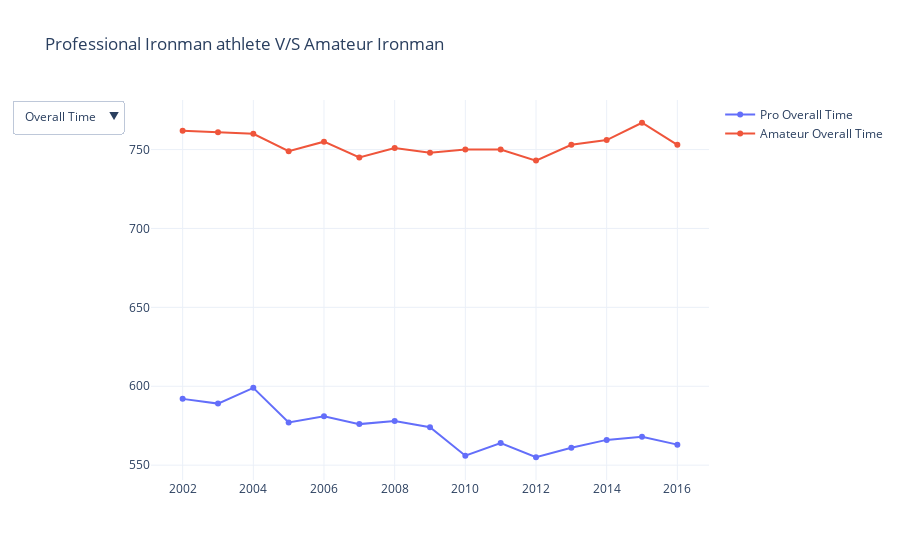

Here is the notebook cell this chart was saved with:
### Code cell
# Prettify
# title, color, legend title, size, comments, hoverinfo, themes, x-axis and y-axis

# prepare data
years = []
swimTimePro = []
bikeTimePro = []
runTimePro = []
overallTimePro = []

for year, group in proRacers.groupby("Year"):
    years.append(year)
    swimTimePro.append(int(group.aggregate({"swim": "mean"})))
    bikeTimePro.append(int(group.aggregate({"bike": "mean"})))
    runTimePro.append(int(group.aggregate({"run": "mean"})))
    overallTimePro.append(int(group.aggregate({"overall": "mean"})))

swimTimeNonPro = []
bikeTimeNonPro = []
runTimeNonPro = []
overallTimeNonPro = []

for year, group in amateurRacers.groupby("Year"):
    swimTimeNonPro.append(int(group.aggregate({"swim": "mean"})))
    bikeTimeNonPro.append(int(group.aggregate({"bike": "mean"})))
    runTimeNonPro.append(int(group.aggregate({"run": "mean"})))
    overallTimeNonPro.append(int(group.aggregate({"overall": "mean"})))


line1 = PlotTemplate(years, overallTimePro, "Pro Overall Time", visible=True)
line2 = PlotTemplate(years, overallTimeNonPro, "Amateur Overall Time", visible=True)
line3 = PlotTemplate(years, swimTimePro, "Pro Swim Time")
line4 = PlotTemplate(years, swimTimeNonPro, "Amateur Swim Time")
line5 = PlotTemplate(years, bikeTimePro, "Pro Bike Time")
line6 = PlotTemplate(years, bikeTimeNonPro, "Amateur Bike Time")
line7 = PlotTemplate(years, runTimePro, "Pro Run Time")
line8 = PlotTemplate(years, runTimeNonPro, "Amateur Run Time")

proVsAmateur = plotMaker(
    [line1, line2, line3, line4, line5, line6, line7, line8],
    "Professional Ironman athlete V/S Amateur Ironman",
    "line",
    ["Overall Time", "Swim Time", "Bike Time", "Run Time"],
    2,
)
iplot(proVsAmateur)

# SPECIFY LESS IS BETTER

### Figure 1 — Plotly figure (JSON) as saved in the notebook; plotly's stock layout.template omitted (floating-point values rounded to 4 significant figures)
{"data": [{"name": "Pro Overall Time", "type": "scatter", "visible": true, "x": [2002, 2003, 2004, 2005, 2006, 2007, 2008, 2009, 2010, 2011, 2012, 2013, 2014, 2015, 2016], "y": [592, 589, 599, 577, 581, 576, 578, 574, 556, 564, 555, 561, 566, 568, 563]}, {"name": "Amateur Overall Time", "type": "scatter", "visible": true, "x": [2002, 2003, 2004, 2005, 2006, 2007, 2008, 2009, 2010, 2011, 2012, 2013, 2014, 2015, 2016], "y": [762, 761, 760, 749, 755, 745, 751, 748, 750, 750, 743, 753, 756, 767, 753]}, {"name": "Pro Swim Time", "type": "scatter", "visible": false, "x": [2002, 2003, 2004, 2005, 2006, 2007, 2008, 2009, 2010, 2011, 2012, 2013, 2014, 2015, 2016], "y": [60, 56, 57, 56, 58, 57, 58, 56, 55, 55, 55, 54, 56, 55, 57]}, {"name": "Amateur Swim Time", "type": "scatter", "visible": false, "x": [2002, 2003, 2004, 2005, 2006, 2007, 2008, 2009, 2010, 2011, 2012, 2013, 2014, 2015, 2016], "y": [77, 74, 75, 74, 76, 75, 77, 77, 76, 75, 78, 75, 74, 77, 77]}, {"name": "Pro Bike Time", "type": "scatter", "visible": false, "x": [2002, 2003, 2004, 2005, 2006, 2007, 2008, 2009, 2010, 2011, 2012, 2013, 2014, 2015, 2016], "y": [311, 309, 325, 305, 311, 309, 307, 305, 302, 301, 295, 301, 304, 304, 302]}, {"name": "Amateur Bike Time", "type": "scatter", "visible": false, "x": [2002, 2003, 2004, 2005, 2006, 2007, 2008, 2009, 2010, 2011, 2012, 2013, 2014, 2015, 2016], "y": [374, 375, 379, 370, 379, 376, 374, 371, 372, 376, 371, 376, 380, 381, 378]}, {"name": "Pro Run Time", "type": "scatter", "visible": false, "x": [2002, 2003, 2004, 2005, 2006, 2007, 2008, 2009, 2010, 2011, 2012, 2013, 2014, 2015, 2016], "y": [213, 217, 210, 210, 207, 204, 206, 207, 198, 201, 199, 199, 200, 202, 198]}, {"name": "Amateur Run Time", "type": "scatter", "visible": false, "x": [2002, 2003, 2004, 2005, 2006, 2007, 2008, 2009, 2010, 2011, 2012, 2013, 2014, 2015, 2016], "y": [292, 299, 290, 291, 287, 282, 286, 285, 286, 283, 279, 286, 287, 292, 282]}], "layout": {"title": {"text": "Professional Ironman athlete V/S Amateur Ironman"}, "updatemenus": [{"buttons": [{"args": [{"visible": [true, true, false, false, false, false, false, false]}], "label": "Overall Time", "method": "update"}, {"args": [{"visible": [false, false, true, true, false, false, false, false]}], "label": "Swim Time", "method": "update"}, {"args": [{"visible": [false, false, false, false, true, true, false, false]}], "label": "Bike Time", "method": "update"}, {"args": [{"visible": [false, false, false, false, false, false, true, true]}], "label": "Run Time", "method": "update"}]}]}}
